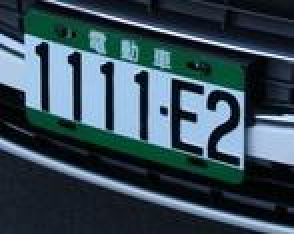
//> input picture 113主題式資料分析課程/車牌辨識/fft-lp-rectify-master/img/0_1111E2_1.jpg, 147 x 117 px (shown 2 times larger)
$ ./lp_rect ../img/0_1111E2_1.jpg   (built with g++ and OpenCV 4)
//> lines starting //> are read from the running program, lines starting //| are printed output that depends on the picture
#include <stdio.h>
#include "opencv2/opencv.hpp"
#include <iostream>
#include <algorithm>
#include "opencv2/core/core.hpp"
#include "opencv2/highgui/highgui.hpp"
#include "iostream"


using namespace cv;

int getPloarPeak(Mat &lineMat){
    // [7 lines of commented-out code are left out]
    std::vector<float> coefficient;
    if (lineMat.isContinuous()) {
        // array.assign((float*)mat.datastart, (float*)mat.dataend); // <- has problems for sub-matrix like mat = big_mat.row(i)
        coefficient.assign((float*)lineMat.data, (float*)lineMat.data + lineMat.total()*lineMat.channels());
    } else {
        for (int i = 0; i < lineMat.rows; ++i) {
            coefficient.insert(coefficient.end(), lineMat.ptr<float>(i), lineMat.ptr<float>(i)+lineMat.cols*lineMat.channels());
        }
    }
    int s=coefficient.size();
    for (int ii=0; ii<s; ii++){
        printf("coefficient[%d]=%f\n", coefficient[ii]);
    }
    //float maxIndex;
    int maxElementIndex = std::max_element(coefficient.begin()+25,coefficient.end()-25) - coefficient.begin();
    float maxElement = *std::max_element(coefficient.begin()+25, coefficient.end()-25);
    std::cout << "maxElementIndex:" << maxElementIndex << ", maxElement:" << maxElement << '\n';
    return(maxElementIndex);
    //p.plot_polynomial(plate,s,coefficient ,cv::Scalar(0,0,255));

    //imshow("plate  Image", plate);
}


int my_fft(Mat & image,Mat & imgout)
{
    Mat I = image;
    if( I.empty())
        return -1;

    Mat padded;                            //expand input image to optimal size
    int m = getOptimalDFTSize( I.rows );
    int n = getOptimalDFTSize( I.cols ); // on the border add zero values
    copyMakeBorder(I, padded, 0, m - I.rows, 0, n - I.cols, BORDER_CONSTANT, Scalar::all(0));

    Mat planes[] = {Mat_<float>(padded), Mat::zeros(padded.size(), CV_32F)};
    Mat complexI;
    merge(planes, 2, complexI);         // Add to the expanded another plane with zeros

    dft(complexI, complexI);            // this way the result may fit in the source matrix

    // compute the magnitude and switch to logarithmic scale
    // => log(1 + sqrt(Re(DFT(I))^2 + Im(DFT(I))^2))
    split(complexI, planes);                   // planes[0] = Re(DFT(I), planes[1] = Im(DFT(I))
    magnitude(planes[0], planes[1], planes[0]);// planes[0] = magnitude
    Mat magI = planes[0];

    magI += Scalar::all(1);                    // switch to logarithmic scale
    log(magI, magI);

    // crop the spectrum, if it has an odd number of rows or columns
    magI = magI(Rect(0, 0, magI.cols & -2, magI.rows & -2));

    // rearrange the quadrants of Fourier image  so that the origin is at the image center
    int cx = magI.cols/2;
    int cy = magI.rows/2;

    Mat q0(magI, Rect(0, 0, cx, cy));   // Top-Left - Create a ROI per quadrant
    Mat q1(magI, Rect(cx, 0, cx, cy));  // Top-Right
    Mat q2(magI, Rect(0, cy, cx, cy));  // Bottom-Left
    Mat q3(magI, Rect(cx, cy, cx, cy)); // Bottom-Right

    Mat tmp;                           // swap quadrants (Top-Left with Bottom-Right)
    q0.copyTo(tmp);
    q3.copyTo(q0);
    tmp.copyTo(q3);

    q1.copyTo(tmp);                    // swap quadrant (Top-Right with Bottom-Left)
    q2.copyTo(q1);
    tmp.copyTo(q2);

    normalize(magI, magI, 0, 1, NORM_MINMAX); // Transform the matrix with float values into a
                                            // viewable image form (float between values 0 and 1).
    imgout = magI;
    return 0;
}
/*
def imgWrapA(orgImg,a):
    column=orgImg.shape[1]
    row=orgImg.shape[0]
    pts1 = np.float32([[column/2,row/2],[column/2,row/4],[column/4,row/2-column/4*a]])
    pts2 = np.float32([[column/2,row/2],[column/2,row/4],[column/4,row/2]])
    M = cv2.getAffineTransform(pts1,pts2)
    imgWarpAffine = cv2.warpAffine(orgImg,M,(column,row))
    return imgWarpAffine
*/
int imgWrapA(Mat& src, Mat& warp_dst, float A)
{
    Point2f srcTri[3];
    Point2f dstTri[3];

    Mat warp_mat(2, 3, CV_32FC1);
    int column=src.cols;
    int row=src.rows;

    warp_dst = Mat::zeros(src.rows, src.cols, src.type());

    /// 设置源图像和目标图像上的三组点以计算仿射变换
    srcTri[0] = Point2f(column/2.0,row/2.0);
    srcTri[1] = Point2f(column/2.0,row/4.0);
    srcTri[2] = Point2f(column/4.0,row/2.0-column/4.0*A);

    dstTri[0] = Point2f(column/2.0,row/2.0);
    dstTri[1] = Point2f(column/2.0,row/4.0);
    dstTri[2] = Point2f(column/4.0,row/2.0);

    /// 求得仿射变换
    warp_mat = getAffineTransform(srcTri, dstTri);

    /// 对源图像应用上面求得的仿射变换
    warpAffine(src, warp_dst, warp_mat, warp_dst.size());


    return 0;
}

//def estCorrect(orgImg0, cutoffF=0.8, margin=0.1):
int estCorrect(Mat& orgImg0, Mat& correctImg, float cutoffF, float margin){


    Mat orgImg;
    fastNlMeansDenoisingColored(orgImg0,orgImg,9,9,7,21);
    //imshow("Display Image", orgImg);

    Size s = orgImg.size();
    int w= s.width;
    int h= s.height;

    printf("int w= %d, int h= %d\n",w,h);
    //cv::Rect crop_region(int a,int b, int c, int d);
    //a,b : Coordinates of the top-left corner.
    //c,d : Rectangle width and height.
    printf("int(margin*w) = %d\n", int(margin*w));
    printf("int(w-margin*w) = %d\n", int(w-margin*w));

    cv::Rect crop_region(int(margin*w), 0 ,int(w-2*margin*w), h-1);
// specifies the region of interest in Rectangle form

    Mat crop_img=orgImg(crop_region);
    //imshow("crop_img Image", crop_img);


    //crop_img = orgImg[:, int(margin*w):int(w-margin*w)]
    //pix_color = np.array(crop_img)
    //full_pix_color = np.array(orgImg)
    //img = rgb2gray(pix_color)
    Mat img;
    cvtColor(crop_img, img, COLOR_BGR2GRAY);
    //imshow("gray img Image", img);
    Mat y;
    Sobel(img, y, CV_16S, 0, 1);
    Mat absY;
    convertScaleAbs(y, absY);
    //imshow("Sobel img Image", absY);

    //img=abs(img[0:-1,:]-img[1:,:])

    //print(img.shape)
    //f = np.fft.fft2(img)
    Mat magnitude_spectrum;
    my_fft(absY,magnitude_spectrum);
    //imshow("magnitude_spectrum img Image", magnitude_spectrum);


    //fshift = np.fft.fftshift(f)
    //magnitude_spectrum = 20*np.log(np.abs(fshift))

    //#plt.subplot(143),plt.imshow(np.abs(fshift), cmap = 'gray')
    //#plt.title('np.abs(fshift)'), plt.xticks([]), plt.yticks([])
    float marginPlor = 1.0;// # Cut off the outer 10% of the image
    //# Do the polar rotation along 100 angular steps with a radius of 256 pixels.
    int size=min(magnitude_spectrum.rows, magnitude_spectrum.cols);
    printf("size = %d\n", size);
    Mat polar_img;
    warpPolar(magnitude_spectrum,polar_img, Size(int(size/2), 200), Point(magnitude_spectrum.cols/2,magnitude_spectrum.rows/2),
                                  size*marginPlor*0.5, WARP_POLAR_LINEAR);
    //imshow("polar_img  Image", polar_img);
    //imwrite("magnitude_spectrum.png", magnitude_spectrum);

    float coreCut=0.01;


    //warpPolar(magnitude_spectrum,polar_img, (int(size/2), 200), (img.rows/2,img.cols/2),
    //                              size*margin*0.5, cv2.WARP_POLAR_LINEAR)

    //#print(polar_img.shape)
    Mat polar_img_lowF = polar_img(Range::all(), Range(int(coreCut*polar_img.cols),int(cutoffF*polar_img.cols)));
    //imshow("polar_img_lowF  Image", polar_img_lowF);
    Mat polar_sum_200;

    reduce(polar_img_lowF, polar_sum_200, 1, cv::REDUCE_SUM);
    int polar_sum_200_rows = polar_sum_200.rows;
    int polar_sum_200_cols = polar_sum_200.cols;
    printf("polar_sum_200_rows =%d\n", polar_sum_200_rows);
    printf("polar_sum_200_cols =%d\n", polar_sum_200_cols);
    //imshow("polar_sum_200  Image", polar_sum_200);

    Mat polar_sum =polar_sum_200(Range(0,100),Range::all());
    polar_sum=polar_sum+polar_sum_200(Range(100,200),Range::all());
    int maxIndex=getPloarPeak(polar_sum);
    //1+polar_sum_200[ 100:200]

    //polar_img_lowF=polar_img[:,int(coreCut*polar_img.shape[1]):int(cutoffF*polar_img.shape[1])]

    //polar_sum_200=np.sum(polar_img_lowF,axis=1)
    //polar_sum=polar_sum_200[0:100]+polar_sum_200[ 100:200]
    //#polar_sum[50]=min(polar_sum) #matthew  do not count center line
    //#print(statistics.stdev(polar_sum[25:75]))
    //gainStdev=statistics.stdev(polar_sum[25:75])/10000
    //if isBias:
    //    polar_sum[45:56]=(polar_sum[45:56]*GAIN*gainStdev+polar_sum[45:56]*(1-gainStdev))
    //maxIndex=np.argmax(polar_sum[25:75])+25
    //print(maxIndex)
    float offsetDegree=(maxIndex-50.0)/100.0*3.14;
    printf("offsetDegree =%f\n", offsetDegree);
    float aEst=sin(offsetDegree);
    printf("aEst =%f\n", aEst);
    //Mat correctImg;
    imgWrapA(orgImg0, correctImg, aEst);
    //imshow("correctImg  Image", correctImg);

    //#correctImg=imgWrapA(pix_color,aEst)

    //full_pix_color0 = np.array(orgImg0)
    //correctImg=imgWrapA(full_pix_color0,aEst)
    //#full_pix_color
    //#polar_sum[25:75]=min(polar_sum) #matthew  do not count center line
    ///#maxIndex2=np.argmax(polar_sum)
    //#print("maxIndex2={}".format(maxIndex2))
    /*
    return correctImg
    */
}

//def estCorrect2D(orgImg, cutoffF=0.8, margin=0.1):
int estCorrect2D(Mat& orgImg,Mat& hvCorrectedImg, float cutoffF,float margin){

    Mat hCorrectedImg;
    Mat hCorrectedImg90;
    Mat vCorrectedImg;
    //Mat hvCorrectedImg;


    estCorrect(orgImg, hCorrectedImg, cutoffF, margin);

    //imshow("hCorrectedImg  Image", hCorrectedImg);

    rotate(hCorrectedImg, hCorrectedImg90, ROTATE_90_CLOCKWISE);
    estCorrect(hCorrectedImg90, vCorrectedImg, cutoffF, margin);
    rotate(vCorrectedImg, hvCorrectedImg, ROTATE_90_COUNTERCLOCKWISE);
    //imshow("hvCorrectedImg  Image", hvCorrectedImg);

    /*
    hCorrectedImg90=np.rot90(hCorrectedImg, )
    vCorrectedImg=estCorrect(hCorrectedImg90, cutoffF, margin)
    vCorrectedImg270=np.rot90(vCorrectedImg,  k=3)
    if isPlot:
        plt.subplots(1,3,figsize=(12,4))
        plt.subplot(131),plt.imshow(orgImg)
        plt.title('Input Image'), plt.xticks([]), plt.yticks([])
        plt.subplot(132),plt.imshow(hCorrectedImg)
        plt.title('Vertical rectify result'), plt.xticks([]), plt.yticks([])
        plt.subplot(133),plt.imshow(vCorrectedImg270)
        plt.title('Horizontal rectify result'), plt.xticks([]), plt.yticks([])
        plt.show()


    return hCorrectedImg, vCorrectedImg270
    */
}
// [17 lines of commented-out code are left out]

int main(int argc, char** argv )
{
    if ( argc != 2 )
    {
        printf("usage: DisplayImage.out <Image_Path>\n");
        return -1;
    }

    //fftplotWarp(argv[1]);

    Mat orgImg = imread(argv[1]);
//> orgImg is the input picture: 117 rows x 147 cols, CV_8UC3; mean B, G, R 87.3, 75.8, 55.5
    //imshow("Display Image", orgImg);
    //pix_color = np.array(orgImg)
    //hCorrectedImg, CorrectedImg=estCorrect2D(pix_color, 0.8, 0.1)
    //CorrectedImg=estCorrect2D(orgImg, 0.8, 0.1);
    Mat hvCorrectedImg;


    estCorrect2D(orgImg, hvCorrectedImg, 0.8, 0.1);
//| int w= 147, int h= 117
//| int(margin*w) = 14
//| int(w-margin*w) = 132
//> in my_fft, `Mat planes[] = {Mat_<float>(padded), Mat::zeros(padded.size(), CV_32F)};`: planes[1]: 120 rows x 120 cols, CV_32FC1; every value is 0
//| size = 120
//> in estCorrect, `Mat polar_img_lowF = polar_img(Range::all(), Range(int(coreCut*polar_i..`:
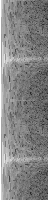
//> polar_img_lowF: 200 rows x 48 cols, CV_32FC1; min 0.112, max 1, mean 0.516
//> in estCorrect, `reduce(polar_img_lowF, polar_sum_200, 1, cv::REDUCE_SUM);`: polar_sum_200 = 200 values, max 32.71 at index 59, min 22.38 at index 80, mean 24.78
//| polar_sum_200_rows =200
//| polar_sum_200_cols =1
//> in estCorrect, `Mat polar_sum =polar_sum_200(Range(0,100),Range::all());`: polar_sum = 100 values, max 32.71 at index 59, min 22.38 at index 80, mean 24.78
//> in estCorrect, `polar_sum=polar_sum+polar_sum_200(Range(100,200),Range::all());`: polar_sum = 100 values, max 65.41 at index 59, min 44.76 at index 80, mean 49.55
//> in getPloarPeak, `coefficient.assign((float*)lineMat.data, (float*)lineMat.data + lineMa..`: coefficient has the same summary as polar_sum in estCorrect
//> in getPloarPeak, `int s=coefficient.size();`: s = 100
//> the loop in getPloarPeak, `for (int ii=0; ii<s; ii++)` made 100 passes
//| coefficient[0]=52.470810
//| coefficient[0]=47.780724
//| coefficient[0]=46.560257
//| coefficient[0]=46.150032
//| coefficient[0]=46.585503
//| coefficient[0]=47.255058
//| coefficient[0]=46.881458
//| coefficient[0]=46.665176
//> (output is shown up to pass 8 of 100)
//> in getPloarPeak, `int maxElementIndex = std::max_element(coefficient.begin()+25,coeffici..`: maxElementIndex = 59
//> in getPloarPeak, `float maxElement = *std::max_element(coefficient.begin()+25, coefficie..`: maxElement = 65.41
//| maxElementIndex:59, maxElement:65.4115
//> in estCorrect, `int maxIndex=getPloarPeak(polar_sum);`: polar_sum_200 = 200 values, max 65.41 at index 59, min 22.38 at index 180, mean 37.16; maxIndex = 59
//> in estCorrect, `float offsetDegree=(maxIndex-50.0)/100.0*3.14;`: offsetDegree = 0.283
//| offsetDegree =0.282600
//> in estCorrect, `float aEst=sin(offsetDegree);`: aEst = 0.279
//| aEst =0.278853
//> in imgWrapA, `srcTri[2] = Point2f(column/4.0,row/2.0-column/4.0*A);`: srcTri = 3 Points (x, y): [73.5, 58.5], [73.5, 29.25], [36.75, 48.25]
//> in imgWrapA, `warp_mat = getAffineTransform(srcTri, dstTri);`: warp_mat = [[1, 0, 0], [-0.279, 1, 20.5]]
//> in imgWrapA, `warpAffine(src, warp_dst, warp_mat, warp_dst.size());`:
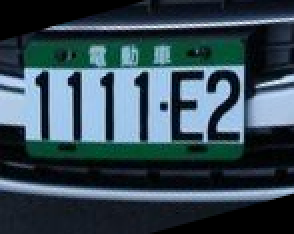
//> warp_dst: 117 rows x 147 cols, CV_8UC3 (shown 2 times larger); mean B, G, R 83.9, 73.3, 53.5
//> in estCorrect2D, `rotate(hCorrectedImg, hCorrectedImg90, ROTATE_90_CLOCKWISE);`:
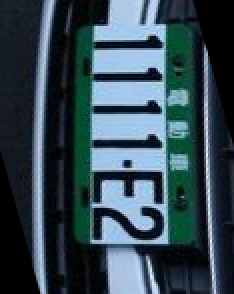
//> hCorrectedImg90: 147 rows x 117 cols, CV_8UC3 (shown 2 times larger); mean B, G, R 83.9, 73.3, 53.5
//> call 2 of estCorrect, with cutoffF = 0.8, margin = 0.1
//| int w= 117, int h= 147
//| int(margin*w) = 11
//| int(w-margin*w) = 105
//> in estCorrect (call 2), `Mat crop_img=orgImg(crop_region);`:
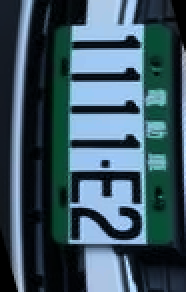
//> crop_img: 146 rows x 93 cols, CV_8UC3 (shown 2 times larger); mean B, G, R 98.5, 85.6, 60.9
//> in estCorrect (call 2), `cvtColor(crop_img, img, COLOR_BGR2GRAY);`:
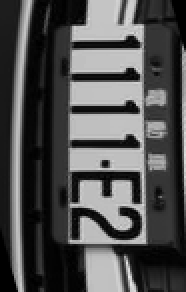
//> img: 146 rows x 93 cols, CV_8UC1 (shown 2 times larger); min 0, max 231, mean 79.7
//> in my_fft (call 2), `Mat planes[] = {Mat_<float>(padded), Mat::zeros(padded.size(), CV_32F)};`: planes[1]: 150 rows x 96 cols, CV_32FC1; every value is 0
//> in my_fft (call 2), `magnitude(planes[0], planes[1], planes[0]);`:
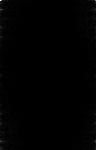
//> planes[0]: 150 rows x 96 cols, CV_32FC1; min 7.67, max 602703, mean 4097; drawn with min black and max white
//> in my_fft (call 2), `tmp.copyTo(q2);`:
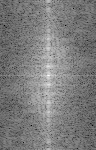
//> magI: 150 rows x 96 cols, CV_32FC1; min 2.16, max 13.31, mean 7.61; drawn with min black and max white
//| size = 96
//> in estCorrect (call 2), `reduce(polar_img_lowF, polar_sum_200, 1, cv::REDUCE_SUM);`: polar_sum_200 = 200 values, max 28.62 at index 50, min 20.9 at index 20, mean 23.4
//| polar_sum_200_rows =200
//| polar_sum_200_cols =1
//> in estCorrect (call 2), `Mat polar_sum =polar_sum_200(Range(0,100),Range::all());`: polar_sum = 100 values, max 28.62 at index 50, min 20.9 at index 20, mean 23.4
//> in estCorrect (call 2), `polar_sum=polar_sum+polar_sum_200(Range(100,200),Range::all());`: polar_sum = 100 values, max 57.25 at index 50, min 41.8 at index 20, mean 46.8
//> the loop in getPloarPeak (call 2), `for (int ii=0; ii<s; ii++)` made 100 passes
//| coefficient[0]=48.508755
//| coefficient[0]=45.846359
//| coefficient[0]=45.202374
//| coefficient[0]=45.044823
//| coefficient[0]=44.698612
//| coefficient[0]=44.199886
//| coefficient[0]=43.921215
//| coefficient[0]=43.588905
//> (output is shown up to pass 8 of 100)
//| maxElementIndex:50, maxElement:57.2451
//> in estCorrect (call 2), `int maxIndex=getPloarPeak(polar_sum);`: polar_sum_200 = 200 values, max 57.25 at index 50, min 20.9 at index 120, mean 35.1; maxIndex = 50
//> in estCorrect (call 2), `float offsetDegree=(maxIndex-50.0)/100.0*3.14;`: offsetDegree = 0
//| offsetDegree =0.000000
//| aEst =0.000000

    imwrite("test.png", hvCorrectedImg);

    // [15 lines of commented-out code are left out]

    waitKey(0);
    return 0;
}

$ run again, on 113主題式資料分析課程/車牌辨識/fft-lp-rectify-master/img/0_2326YG_2.jpg
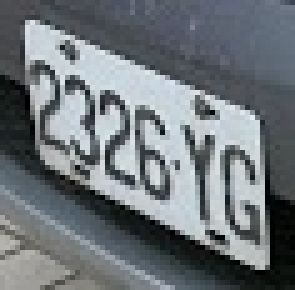
//> input picture 113主題式資料分析課程/車牌辨識/fft-lp-rectify-master/img/0_2326YG_2.jpg, 59 x 58 px (shown 5 times larger)
//> orgImg is the input picture: 58 rows x 59 cols, CV_8UC3; mean B, G, R 121.6, 117.1, 110.7
//| int w= 59, int h= 58
//| int(margin*w) = 5
//| int(w-margin*w) = 53
//| size = 48
//> in estCorrect, `warpPolar(magnitude_spectrum,polar_img, Size(int(size/2), 200), Point(..`:
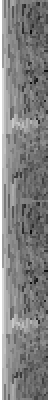
//> polar_img: 200 rows x 24 cols, CV_32FC1 (shown 2 times larger); min 0.0372, max 1, mean 0.51
//> in estCorrect, `reduce(polar_img_lowF, polar_sum_200, 1, cv::REDUCE_SUM);`: polar_sum_200 = 200 values, max 13.48 at index 61, min 8.59 at index 16, mean 10.18
//| polar_sum_200_rows =200
//| polar_sum_200_cols =1
//> in estCorrect, `Mat polar_sum =polar_sum_200(Range(0,100),Range::all());`: polar_sum = 100 values, max 13.48 at index 61, min 8.59 at index 16, mean 10.18
//> in estCorrect, `polar_sum=polar_sum+polar_sum_200(Range(100,200),Range::all());`: polar_sum = 100 values, max 26.96 at index 61, min 17.19 at index 16, mean 20.36
//> coefficient has the same summary as polar_sum in estCorrect
//> in getPloarPeak, `int s=coefficient.size();`: s = 100
//> the loop in getPloarPeak, `for (int ii=0; ii<s; ii++)` made 100 passes
//| coefficient[0]=21.121670
//| coefficient[0]=20.299065
//| coefficient[0]=18.463593
//| coefficient[0]=17.703346
//| coefficient[0]=18.097359
//> (output is shown up to pass 5 of 100)
//> maxElementIndex = 61
//> maxElement = 26.96
//| maxElementIndex:61, maxElement:26.9559
//> in estCorrect, `int maxIndex=getPloarPeak(polar_sum);`: polar_sum_200 = 200 values, max 26.96 at index 61, min 8.59 at index 116, mean 15.27; maxIndex = 61
//> offsetDegree = 0.345
//| offsetDegree =0.345400
//> aEst = 0.339
//| aEst =0.338573
//> in imgWrapA, `srcTri[2] = Point2f(column/4.0,row/2.0-column/4.0*A);`: srcTri = 3 Points (x, y): [29.5, 29], [29.5, 14.5], [14.75, 24.01]
//> warp_mat = [[1, 0, 0], [-0.339, 1, 9.99]]
//> orgImg: 59 rows x 58 cols, CV_8UC3
//| int w= 58, int h= 59
//| int(margin*w) = 5
//| int(w-margin*w) = 52
//> crop_img: 58 rows x 46 cols, CV_8UC3
//> img: 58 rows x 46 cols, CV_8UC1
//> y: 58 rows x 46 cols, CV_16SC1
//> absY: 58 rows x 46 cols, CV_8UC1
//| size = 48
//> in estCorrect (call 2), `warpPolar(magnitude_spectrum,polar_img, Size(int(size/2), 200), Point(..`:
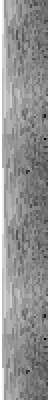
//> polar_img: 200 rows x 24 cols, CV_32FC1 (shown 2 times larger); min 0, max 1, mean 0.573
//> in estCorrect (call 2), `reduce(polar_img_lowF, polar_sum_200, 1, cv::REDUCE_SUM);`: polar_sum_200 = 200 values, max 13.27 at index 48, min 10.31 at index 79, mean 11.44
//| polar_sum_200_rows =200
//| polar_sum_200_cols =1
//> in estCorrect (call 2), `Mat polar_sum =polar_sum_200(Range(0,100),Range::all());`: polar_sum = 100 values, max 13.27 at index 48, min 10.31 at index 79, mean 11.44
//> in estCorrect (call 2), `polar_sum=polar_sum+polar_sum_200(Range(100,200),Range::all());`: polar_sum = 100 values, max 26.54 at index 48, min 20.62 at index 79, mean 22.88
//> the loop in getPloarPeak (call 2), `for (int ii=0; ii<s; ii++)` made 100 passes
//| coefficient[0]=22.628355
//| coefficient[0]=22.336334
//| coefficient[0]=22.212290
//| coefficient[0]=23.321234
//| coefficient[0]=24.126554
//> (output is shown up to pass 5 of 100)
//| maxElementIndex:48, maxElement:26.5361
//> in estCorrect (call 2), `int maxIndex=getPloarPeak(polar_sum);`: polar_sum_200 = 200 values, max 26.54 at index 48, min 10.31 at index 179, mean 17.16; maxIndex = 48
//> offsetDegree = -0.0628
//| offsetDegree =-0.062800
//| aEst =-0.062759
